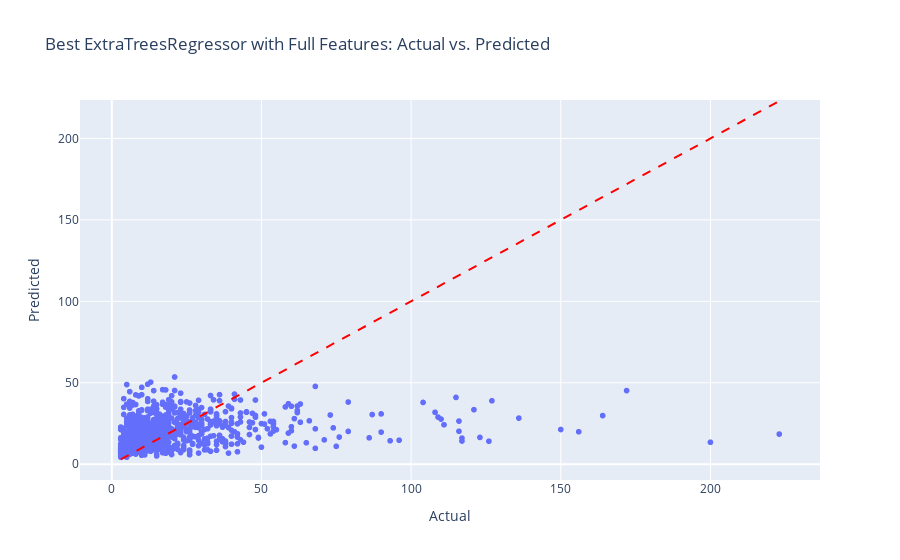

Write notebook code for a chart like this one.
### Markdown cell above
## Hyperparametertuning ExtraTreesRegressor

### Code cell
from sklearn.model_selection import RandomizedSearchCV

X_train_full = X_train_imputed
X_val_full = X_val_imputed

# Define the parameter grid for ExtraTreesRegressor
param_grid_et = {
    'n_estimators': [100, 200, 500],  # Number of trees
    'max_depth': [10, 20, 50, None],  # Maximum depth of the tree
    'min_samples_split': [2, 5, 10],  # Minimum samples required to split an internal node
    'min_samples_leaf': [1, 2, 4],    # Minimum samples required to be at a leaf node
    'bootstrap': [True, False]        # Whether bootstrap samples are used when building trees
}

# Initialize RandomizedSearchCV for ExtraTreesRegressor
random_search_et = RandomizedSearchCV(
    estimator=ExtraTreesRegressor(random_state=42),
    param_distributions=param_grid_et,
    n_iter=50,  # Number of random parameter combinations to try
    cv=5,  # 5-fold cross-validation
    scoring='neg_root_mean_squared_error',
    verbose=2,
    random_state=42,
    n_jobs=-1  # Use all available cores
)

# Fit the random search model on the full feature set (X_train_full)
random_search_et.fit(X_train_full, y_train)

# Best hyperparameters
print(f"Best Hyperparameters: {random_search_et.best_params_}")

# Best RMSE score
best_rmse = -random_search_et.best_score_
print(f"Best RMSE Score: {best_rmse:.3f}")

# After finding the best model, use it to predict on the validation set
best_et_model = random_search_et.best_estimator_

# Predict on the validation set (with full features)
y_val_pred_best_et = best_et_model.predict(X_val_full)

# Calculate RMSE for the full feature set
rmse_best_et = root_mean_squared_error(y_val, y_val_pred_best_et)
print(f"RMSE on Validation Set with Full Features: {rmse_best_et:.3f}")

# Call the plot_actual_vs_pred function to visualize actual vs predicted values
plot_actual_vs_pred(y_val, y_val_pred_best_et, "Best ExtraTreesRegressor with Full Features")

### Figure 1 — Plotly figure (JSON) as saved in the notebook; plotly's stock layout.template omitted (floating-point values rounded to 4 significant figures; data arrays with more than 128 entries replaced by an {"elided": "..."} marker saying what was removed)
{"data": [{"hovertemplate": "Actual=%{x}<br>Predicted=%{y}<extra></extra>", "legendgroup": "", "marker": {"color": "#636efa", "symbol": "circle"}, "mode": "markers", "name": "", "showlegend": false, "type": "scattergl", "x": {"elided": "1160 int values"}, "xaxis": "x", "y": {"elided": "1160 float values"}, "yaxis": "y"}], "layout": {"legend": {"tracegroupgap": 0}, "shapes": [{"line": {"color": "Red", "dash": "dash"}, "type": "line", "x0": 3, "x1": 223, "y0": 3, "y1": 223}], "title": {"text": "Best ExtraTreesRegressor with Full Features: Actual vs. Predicted"}, "xaxis": {"anchor": "y", "domain": [0, 1], "title": {"text": "Actual"}}, "yaxis": {"anchor": "x", "domain": [0, 1], "title": {"text": "Predicted"}}}}
